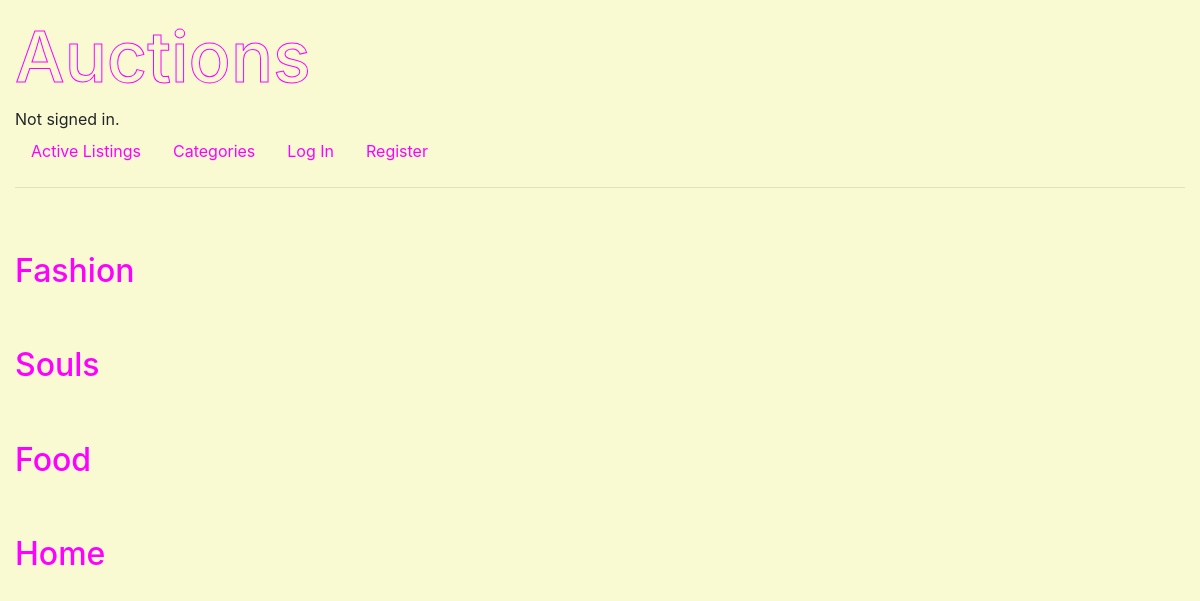
The page /categories on the database as committed earlier.
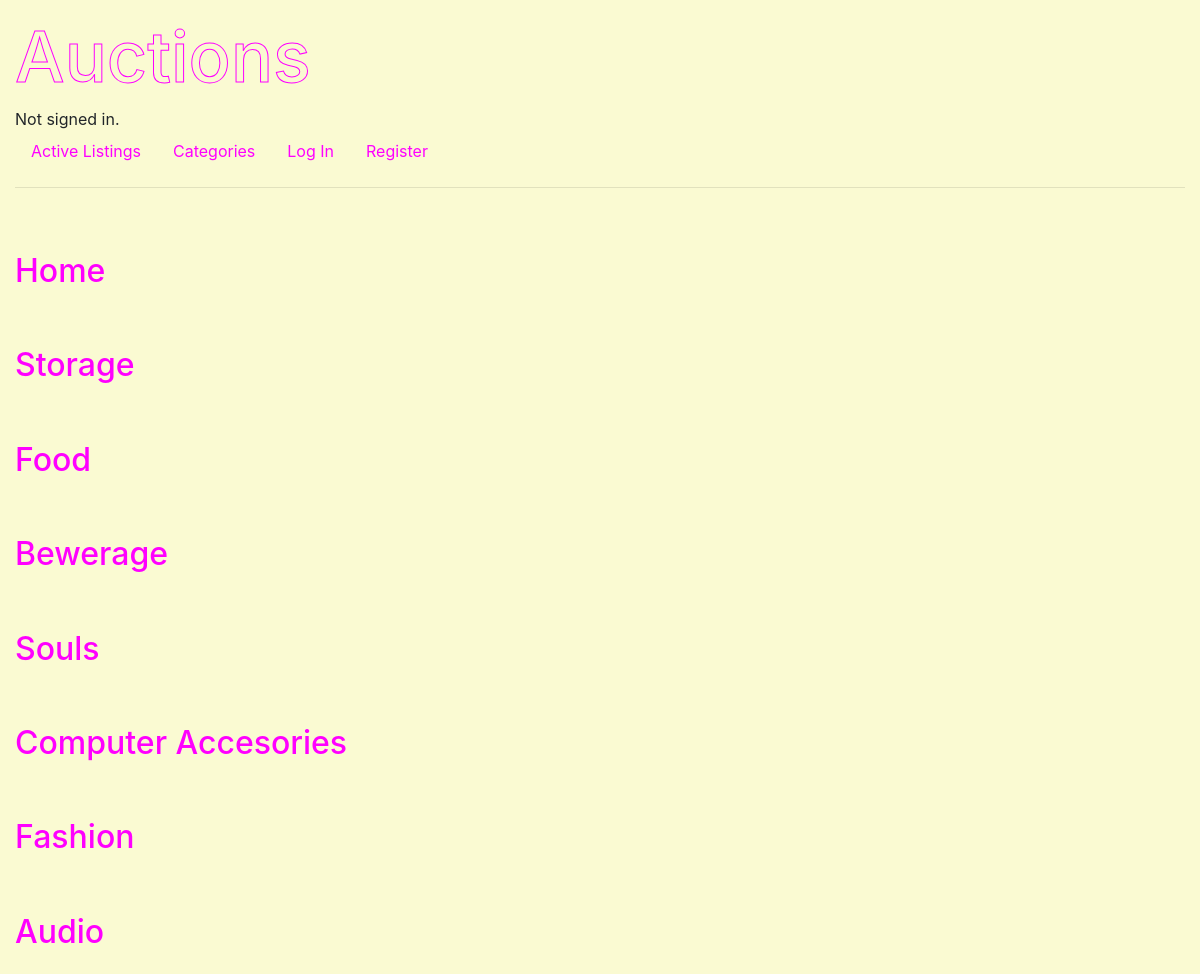
The same page on the database as committed later.
### auctions/models.py (models this page shows, shortened)
class Listing(models.Model):
    title = models.CharField(max_length=64)
    description = models.TextField(default = 'Description',max_length=500,)
    category = models.CharField(max_length = 64, default = 'Category', blank=True)
    starting_price = models.DecimalField(max_digits=10, decimal_places=2, validators=[MinValueValidator(Decimal('0.01'))])
    added = models.DateTimeField(auto_now_add=True)
    photo = models.CharField(max_length=2000, blank=True)
    seller = models.ForeignKey(User, on_delete=models.CASCADE, related_name="is_selling")
    is_open = models.BooleanField(default=True)
    winner = models.ForeignKey(User, null=True, blank=True, on_delete=models.SET_NULL, related_name="winner")

### auctions/views.py (the view)
# urls.py: path('categories', views.category_list, name="categories"),
def category_list(request):
    category_list = Listing.objects.values_list('category', flat=True)
    category_list = list(set(category_list))
    return render(request, 'auctions/categories.html', {'categories': category_list})

### auctions/templates/auctions/categories.html
{% extends 'auctions/layout.html' %}
{% block body %}
{% for category in categories %}
<a class='listing_title'href="{% url 'category' category %}"><h2>{{category}}</h2></a>
{% endfor %}
{% endblock %}

Rows that differ between the two databases and show on the page:
added Listing: category "Storage"
shown differently, row unchanged: Listing "Food": moves up the list
added Listing: category "Bewerage"
shown differently, row unchanged: Listing "Souls": moves down the list
added Listing: category "Computer Accesories"
added Listing: category "Audio"
